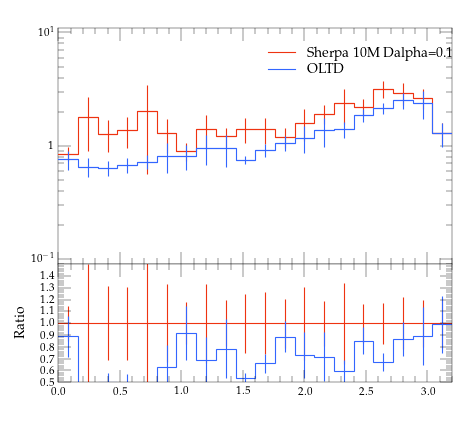

The script that saved this image:
#! /usr/bin/env python

# This Python script was auto-generated using YODA v2.0.0.
# Analysis object: /evtb/inc_tg_dphi
# Timestamp: 12-04-2024 (11:12:09)

import matplotlib as mpl
import matplotlib.pyplot as plt
mpl.use('Agg') # comment out for interactive use
import os
import numpy as np

plotDir = os.path.split(os.path.realpath(__file__))[0]
if 'YODA_USER_PLOT_PATH' in globals():
    plot_outdir = globals()['YODA_USER_PLOT_PATH']
else:
    plot_outdir = plotDir

#plot style
plt.style.use(os.path.join(plotDir, '../default.mplstyle'))
# plot metadata
figW, figH = plt.rcParams['figure.figsize']
ax_xLabel = r''
ax_yLabel = r''
ax_title  = r''
ax_xScale = 'linear'
ax_yScale = 'log'
xLims = (0.0, 3.2)
yLims = (0.09000000000000001, 11.0)

# TeX-friendly labels for the legend
labels = [ r"Sherpa 10M Dalpha=0.1", r"OLTD" ]

# Create figure and axis objects
fig, (ax, ratio0_ax) = plt.subplots(2, 1, sharex=True,
                  figsize=(figW,figH), gridspec_kw={'height_ratios': (2, 1)})
ratio0_ax.yaxis.set_major_locator(mpl.ticker.MultipleLocator(0.1))
ratio0_ax.set_ylim(0.5, 1.4999)
ratio0_ax.set_ylabel('Ratio')

# LineColor map: curve index -> color
linecolors = {0: '#EE3311', 1: '#3366FF'}
# the numerical data is stored in a separate file
dataf = dict()
prefix = os.path.split(__file__)[0]
if prefix:    prefix = prefix + '/'
exec(open(prefix+'inc_tg_dphi__data.py').read(), dataf)


legend_handles = [] # keep track of handles for the legend

# style options for curves
# starts at zorder>=5 to draw curve on top of legend
styles = {
  'curve0': {
    'color' : linecolors[0],
    'linestyle' : '-',
    'marker' : 'o',
    'zorder' : 5,
    'histstyle' : True,
  },
  'curve1': {
    'color' : linecolors[1],
    'linestyle' : '-',
    'marker' : 'o',
    'zorder' : 6,
    'histstyle' : True,
  },
}
# curve from input yoda files in main panel
for label in dataf['yvals'].keys():
    if all(np.isnan(v) for v in dataf['yvals'][label]):
        continue
    tmp = None
    if styles[label]['histstyle']: # draw as histogram
        tmp, = ax.plot(dataf['xedges'], dataf['yedges'][label],
                       color=styles[label]['color'],
                       linestyle=styles[label]['linestyle'],
                       drawstyle='steps-pre', solid_joinstyle='miter',
                       zorder=styles[label]['zorder'], label=label)
        ax.errorbar(dataf['xpoints'], dataf['yvals'][label], color=styles[label]['color'],
                    xerr=dataf['xerrs'], yerr=[dataf['ydowns'][label], dataf['yups'][label]],
                    linestyle='none', zorder=styles[label]['zorder'])
    else: # draw as scatter
        tmp = ax.errorbar(dataf['xpoints'], dataf['yvals'][label],
                          xerr=dataf['xerrs'],
                          yerr=[ dataf['ydowns'][label],
                          dataf['yups'][label] ],
                          fmt=styles[label]['marker'],
                          ecolor=styles[label]['color'],
                          color=styles[label]['color'], zorder=2)
        tmp[-1][0].set_linestyle(styles[label]['linestyle'])
    legend_handles += [tmp]
    for varLabel in dataf['variation_yvals'].keys():
        if varLabel.startswith(label):
            tmp, = ax.plot(dataf['xedges'], dataf['variation_yvals'][varLabel],
                           color=styles[label]['color'],
                           linestyle=styles[label]['linestyle'],
                           drawstyle='steps-pre', solid_joinstyle='miter',
                           zorder=styles[label]['zorder'], alpha=0.5)


# plots on ratio panel
# curve from input yoda files in ratio panel
for label, yvals in dataf['ratio0_yvals'].items():
    if all(np.isnan(v) for v in yvals):
        continue
    if styles[label]['histstyle']: # plot as histogram
        ratio0_ax.plot(dataf['xedges'], yvals,
                       color=styles[label]['color'],
                       linestyle=styles[label]['linestyle'],
                       drawstyle='steps-pre', zorder=1,
                       solid_joinstyle='miter')
        ratio0_ax.vlines(dataf['xpoints'],
                         dataf['ratio0_ymin'][label],
                         dataf['ratio0_ymax'][label],
                         color=styles[label]['color'], zorder=1)
    else: # plot as scatter
        tmp = ratio0_ax.errorbar(dataf['xpoints'],
                                 yvals, xerr=dataf['xerrs'],
                                 yerr=dataf['ratio0_yerrs'][label],
                                 fmt=styles[label]['marker'],
                                 ecolor=styles[label]['color'],
                                 color=styles[label]['color'])
        tmp[-1][0].set_linestyle(styles[label]['linestyle'])

    for varlabel in dataf['ratio0_variation_vals'].keys():
        if varlabel.startswith(label):
            ratio0_ax.plot(dataf['xedges'],
                            dataf['ratio0_variation_vals'][varlabel],
                            color=styles[label]['color'],
                            linestyle=styles[label]['linestyle'],
                            drawstyle='steps-pre', solid_joinstyle='miter',
                            zorder=1, alpha=0.5)

legend_pos = (0.5, 0.97)
ax.legend(legend_handles, labels, loc='upper left', bbox_to_anchor=legend_pos)

# set plot metadata as defined above
ratio0_ax.set_xlabel(ax_xLabel)
ratio0_ax.xaxis.set_label_coords(1., -.15)
ax.set_ylabel(ax_yLabel, loc='top')
ax.set_title(ax_title, loc='left')
ax.set_xscale(ax_xScale)
ax.set_yscale(ax_yScale)
ax.set_xlim(xLims)
ax.set_ylim(yLims)

# tick formatting
plt.rcParams['xtick.top'] = True
plt.rcParams['ytick.right'] = True
ax.yaxis.set_major_locator(mpl.ticker.LogLocator(base=10.0, numticks=np.inf))
ax.yaxis.set_minor_locator(mpl.ticker.LogLocator(
                           base=10.0, subs=np.arange(0.1, 1, 0.1), numticks=np.inf))
fig.align_ylabels((ax, ratio0_ax))
plt.savefig(os.path.join(plot_outdir, 'inc_tg_dphi.pdf'), format='PDF')
plt.savefig(os.path.join(plot_outdir, 'inc_tg_dphi.png'), format='PNG')

plt.close(fig)
